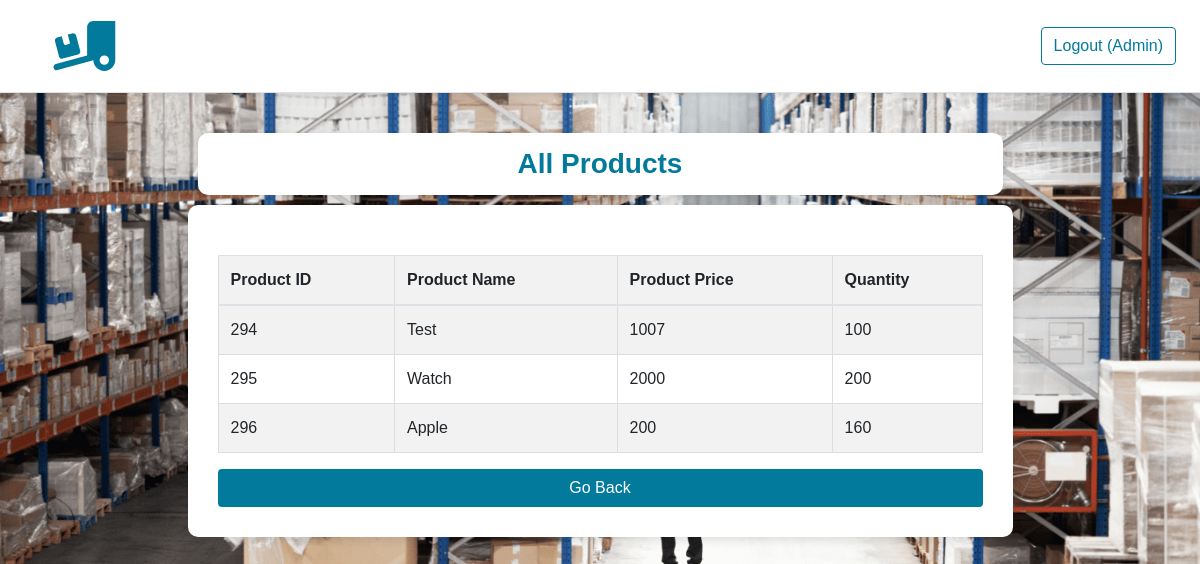
Page /dashboard/view-available-products/ (signed in) on the committed database.
### dashboard/models.py (models this page shows, shortened)
class Available_product_table(models.Model):
    id = models.AutoField(primary_key=True)
    product_name = models.CharField(max_length=50)
    product_price = models.IntegerField()
    product_quantity = models.IntegerField()

### dashboard/views.py (the view)
# urls.py: path('view-available-products/', views.view_available_products, name='view_available_products'),
@login_required
def view_available_products(request):
    all_products = models.Available_product_table.objects.all()
    context = {
        'all_products': all_products,
        'title': 'All Products',
    }
    return render(request, 'dashboard/view_available_products.html', context=context)

### dashboard/templates/dashboard/view_available_products.html
{% extends 'dashboard/base.html' %}
{% block dashboardcontent %}
    {% if all_products.count > 0 %}
        <div class="content-card mx-auto">
        <table class='table table-striped pad-five'>
            <thead>
            <tr>
                <th scope='col'>Product ID</th>
                <th scope='col'>Product Name</th>
                <th scope='col'>Product Price</th>
                <th scope='col'>Quantity</th>
            </tr>
            </thead>
            <tbody>
            {% for item in all_products %}
                <tr>
                    <td scope='row'>{{ item.id }}</th>
                    <td scope='row'>{{ item.product_name }}</td>
                    <td scope='row'>{{ item.product_price }}</td>
                    <td scope='row'>{{ item.product_quantity }}</td>
                </tr>
            {% endfor %}
            </tbody>
        </table>
    {% else %}
        <h1 class='text-center'>No Products are thier to view....</h1>
    {% endif %}
<button class='btn action-btn btn-block' onclick="location.href={% url 'dashboard:dashboard_index' %}">Go Back</button>
</div>
{% endblock %}

### templates/base.html (shortened to what this page needs)
{% load static %}
<!DOCTYPE html>
<html lang="en">
<head>
    <link rel="stylesheet" href="https://cdn.jsdelivr.net/npm/bootstrap@4.6.2/dist/css/bootstrap.min.css"
>
    <link rel="stylesheet" href="https://cdnjs.cloudflare.com/ajax/libs/font-awesome/6.2.0/css/all.min.css"
/>
    <link rel="stylesheet" href="{% static 'css/style.css' %}">
</head>
<body>
<div class="d-flex flex-column flex-md-row align-items-center p-3 px-md-4 mb-3 bg-white border-bottom shadow-sm">
    {% if user.is_authenticated %}
        <a class="navbar-brand my-0 mr-md-auto" href="{% url 'dashboard:dashboard_index' %}">
            <img src="{% static 'img/logo.svg' %}" alt="logo" width="120" height="50" alt="Logo" loading="lazy">
        </a>
        <button class="btn btn-outline logout-btn" onclick="location.href='{% url 'logout' %}'">Logout
            ({{ user.username | capfirst }})
        </button>
    {% else %}
        <a class="navbar-brand my-0 mr-md-auto" href="{% url 'index' %}">
            <img src="{% static 'img/logo.svg' %}" alt="logo" width="130" height="30" alt="Logo" loading="lazy">
        </a>
        <button class="btn btn-outline logout-btn" onclick="location.href='{% url 'login' %}'">Login</button>
    {% endif %}
</div>
{% block content %}
{% endblock %}
</body>
</html>

### static/css/style.css (style rules this page uses)
* { font-family: 'Poppins', sans-serif; }
.logout-btn { color: #017a9b; border: 1px solid #017a9b; }
.action-btn { background-color: #017a9b; color: white; }
body { background-image: url('/static/img/inventory-manage-back.png'); background-size: 100%; }
.pad-five { padding: 5px; background: #ffffff; }
.content-card { background-color: #fff; padding: 30px; border-radius: 10px; box-shadow: 0 4px 8px rgba(0, 0, 0, 0.1); }
table { width: 100%; border-collapse: collapse; margin-top: 20px; }
th, td { border: 1px solid #ddd; padding: 8px; text-align: left; }
th { background-color: #f2f2f2; }

### rows in the picture
Available_product_table: id "294", product_name "Test", product_price "1007", product_quantity "100"
Available_product_table: id "295", product_name "Watch", product_price "2000", product_quantity "200"
Available_product_table: id "296", product_name "Apple", product_price "200", product_quantity "160"

### other values in the picture
{{ user.username | capfirst }} "Admin"
{{ title }} "All Products"
